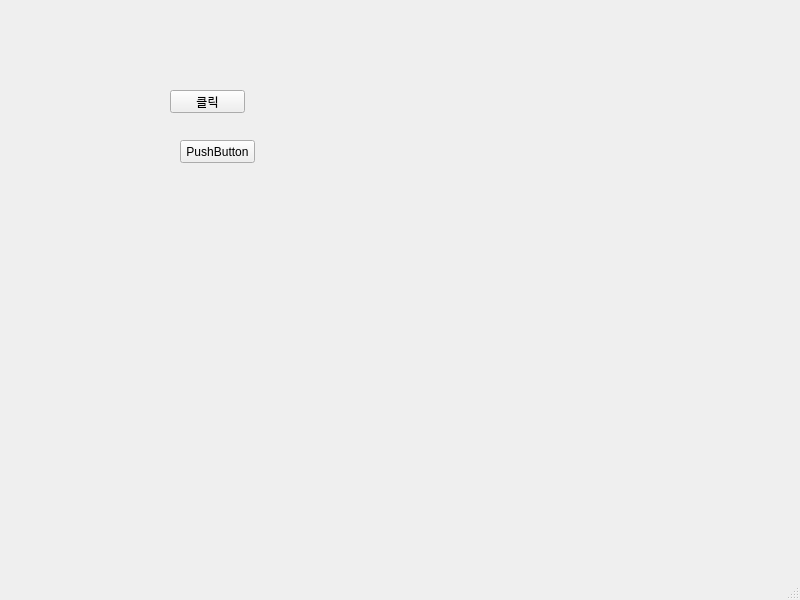
<?xml version="1.0" encoding="UTF-8"?>
<ui version="4.0">
 <class>MainWindow</class>
 <widget class="QMainWindow" name="MainWindow">
  <property name="geometry">
   <rect>
    <x>0</x>
    <y>0</y>
    <width>800</width>
    <height>600</height>
   </rect>
  </property>
  <property name="windowTitle">
   <string>MainWindow</string>
  </property>
  <widget class="QWidget" name="centralwidget">
   <widget class="QPushButton" name="pushButton">
    <property name="geometry">
     <rect>
      <x>170</x>
      <y>90</y>
      <width>75</width>
      <height>23</height>
     </rect>
    </property>
    <property name="text">
     <string>클릭</string>
    </property>
   </widget>
   <widget class="QPushButton" name="pushButton_2">
    <property name="geometry">
     <rect>
      <x>180</x>
      <y>140</y>
      <width>75</width>
      <height>23</height>
     </rect>
    </property>
    <property name="text">
     <string>PushButton</string>
    </property>
   </widget>
  </widget>
  <widget class="QMenuBar" name="menubar">
   <property name="geometry">
    <rect>
     <x>0</x>
     <y>0</y>
     <width>800</width>
     <height>21</height>
    </rect>
   </property>
  </widget>
  <widget class="QStatusBar" name="statusbar"/>
 </widget>
 <resources/>
 <connections/>
</ui>
